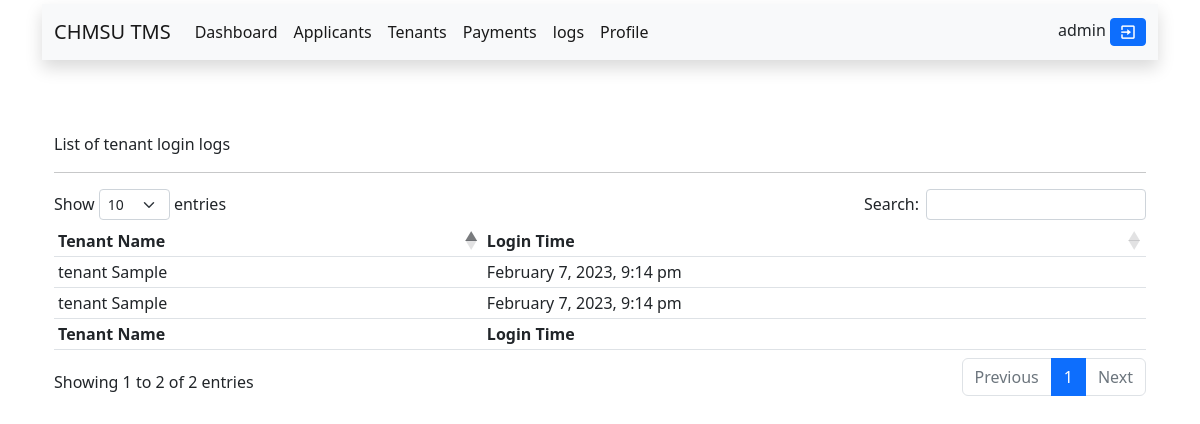
Screenshot of /admin/logs.php (signed in) with the database file from the repository.
### tables this page shows
CREATE TABLE `users` (
  `id` int(11) NOT NULL,
  `username` varchar(255) NOT NULL,
  `password` varchar(255) NOT NULL,
  `date` datetime NOT NULL DEFAULT current_timestamp(),
  `account_type` varchar(255) NOT NULL DEFAULT 'tenant',
  `user_id` int(11) NOT NULL,
  `status` varchar(10) NOT NULL DEFAULT 'active'
);

CREATE TABLE `logs` (
  `id` int(11) NOT NULL,
  `first_name` varchar(255) NOT NULL,
  `account_type` varchar(20) NOT NULL,
  `date` datetime NOT NULL DEFAULT current_timestamp(),
  `log_id` varchar(11) NOT NULL
);

### admin/fetch.php (called while the page is built, shortened)
<?php
include("../connections.php");
$get_record = mysqli_query($connections, "SELECT * FROM users WHERE id='$user_id' ");
while ($row = mysqli_fetch_assoc($get_record)) {
    $db_username = $row["username"];
}
$get_logs = mysqli_query($connections, "SELECT * FROM logs WHERE account_type='tenant' ORDER BY date DESC");

### admin/logs.php (the view, shortened to what this page needs)
<?php
if (isset($_SESSION["id"])) :
    $user_id = $_SESSION["id"];
    include("../connections.php");
    include("fetch.php");
?>
    <!DOCTYPE html>
    <html lang="en">
    <head>
    </head>
    <body>
        <div class="container">
            <?php
            include("inc/top_nav.php");
            ?>
            <br>
            <br>
            <link rel="stylesheet" href="https://cdn.datatables.net/1.12.1/css/dataTables.bootstrap5.min.css">
            <div class="container">
                <br>
                <p>List of tenant login logs</p>
                <hr>
                <table id="fetch_result" class="table-sm table table-hover">
                    <thead>
                        <tr>
                            <th>Tenant Name</th>
                            <th>Login Time</th>
                        </tr>
                    </thead>
                    <tbody>
                        <?php
                        while ($row = mysqli_fetch_assoc($get_logs)) :
                            $db_name = $row['first_name'];
                            $db_date = $row['date'];
                        ?>
                            <tr>
                                <td><?php echo $db_name ?></td>
                                <td><?php echo date("F j, Y, g:i a", strtotime($db_date)) ?></td>
                            </tr>
                        <?php endwhile; ?>
                    </tbody>
                    <tfoot>
                        <tr>
                            <th>Tenant Name</th>
                            <th>Login Time</th>
                        </tr>
                    </tfoot>
                </table>
            </div>
        </div>
    </body>
    </html>
<?php
else :
    @include "../error.php";
endif;
?>

### admin/inc/top_nav.php (shortened to what this page needs)
<nav class="navbar mt-1 navbar-expand-lg bg-light shadow">
    <div class="container-fluid">
        <a class="navbar-brand" href="index.php">CHMSU TMS</a>
        <div class="collapse navbar-collapse" id="navbarScroll">
            <ul class="navbar-nav me-auto my-2 my-lg-0 navbar-nav-scroll" style="--bs-scroll-height: 100px;">
                <li class="nav-item">
                    <a class="nav-link active" aria-current="page" href="index.php">Dashboard</a>
                </li>
                <li class="nav-item">
                    <a class="nav-link active" aria-current="page" href="applicants.php">Applicants</a>
                </li>
                <li class="nav-item">
                    <a class="nav-link active" aria-current="page" href="tenants.php">Tenants</a>
                </li>
                <li class="nav-item">
                    <a class="nav-link active" href="payments.php">Payments</a>
                </li>
                <li class="nav-item">
                    <a class="nav-link active" href="logs.php">logs</a>
                </li>
                <li class="nav-item">
                    <a class="nav-link active" href="profile.php">Profile</a>
                </li>
            </ul>
            <div>
                <?php echo "$db_username"; ?>
                <button title="Logout" type='submit' name="logoutUser" data-bs-toggle="modal" data-bs-target="#modalLogout" class='btn-sm btn btn-primary'><i class='bx bx-exit'></i></button>
            </div>
        </div>
    </div>
</nav>

### connections.php (style rules this page uses)
i { font-size: 18px; }

### rows the page displays
users: username "admin"
logs: first_name "tenant Sample", date "February 7, 2023, 9:14 pm"
logs: first_name "tenant Sample", date "February 7, 2023, 9:14 pm"
